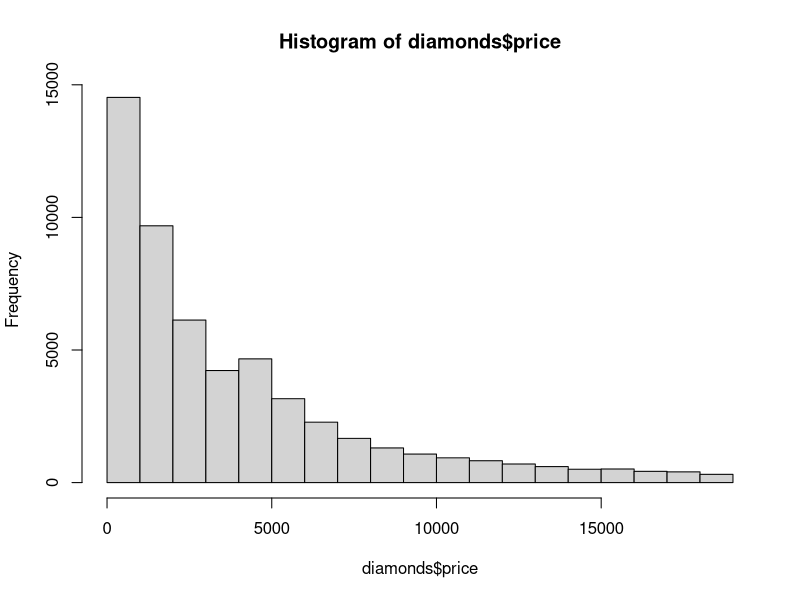

Recreate this plot in R.
## ---- chunk 1
library(ggplot2)
library(dplyr)

glimpse(diamonds$price)
## ---- chunk 2
hist(diamonds$price)
## ---- chunk 3
f <- function (lamb) length(diamonds$price)*log(lamb)-1*lamb*sum(diamonds$price)
optimize(f,c(0,3),maximum=TRUE)
## ---- chunk 4
samp <- c(0.1, 0.2, 0.5, 0.7, 0.8, 0.9, 0.95)

product <- prod(samp)
summed <- sum(samp)

LL <- function(x) log(product) + length(diamonds$z) * log(x) - summed*x
optimize(LL, c(0, 4), maximum = TRUE)
## ---- chunk 5
glimpse(diamonds$z)
product <- prod(diamonds$z)
summed <- sum(diamonds$z)

LL <- function(x) log(product) + length(diamonds$z) * log(x) - summed*x
optimize(LL, c(0, 4), maximum = TRUE)

